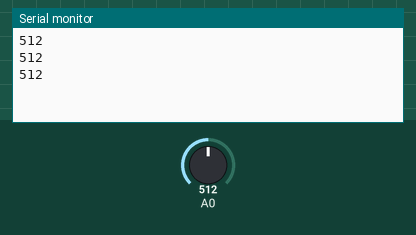
Bench run of a sketch on a simulated Arduino Uno, built with avr-gcc and run on an emulated ATmega328P. On the bench: the last lines printed to the serial monitor. Inputs (shaded band) come from the test bench; at power-on: A0 = 512.

Above: at 1.3 s.
1.4 s: A0 set to 716
At 1.9 s:
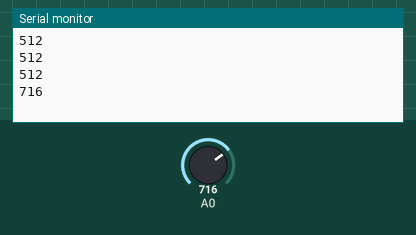
2.9 s: A0 set to 900
At 3.4 s:
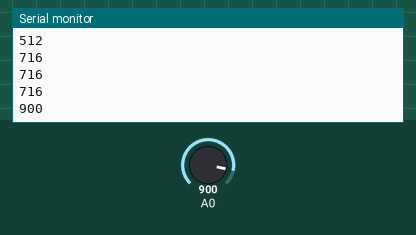
Timing chart, 0 to 5.9 s (numbered marks = the images above; inputs shaded):
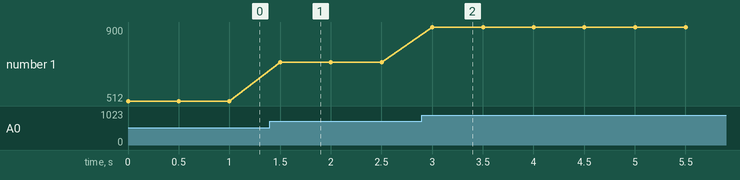

The sketch:

moduloMicAmp-v1.ino
```cpp
int valorMic;
void setup() {
  Serial.begin(9600);
}

void loop() {
  valorMic = constrain(valorMic, 511, 1023);
  valorMic = analogRead(A0);
  Serial.println(valorMic);
  delay(500);
}
```

Measured:
- after the input at 1.4 s, the serial monitor: prints a new line after 0.10 s (image 1)
- after the input at 2.9 s, the serial monitor: prints a new line after 0.10 s (image 2)
- plotted number 1: 512 → 716 after the input at 1.4 s, 716 → 900 after the input at 2.9 s
